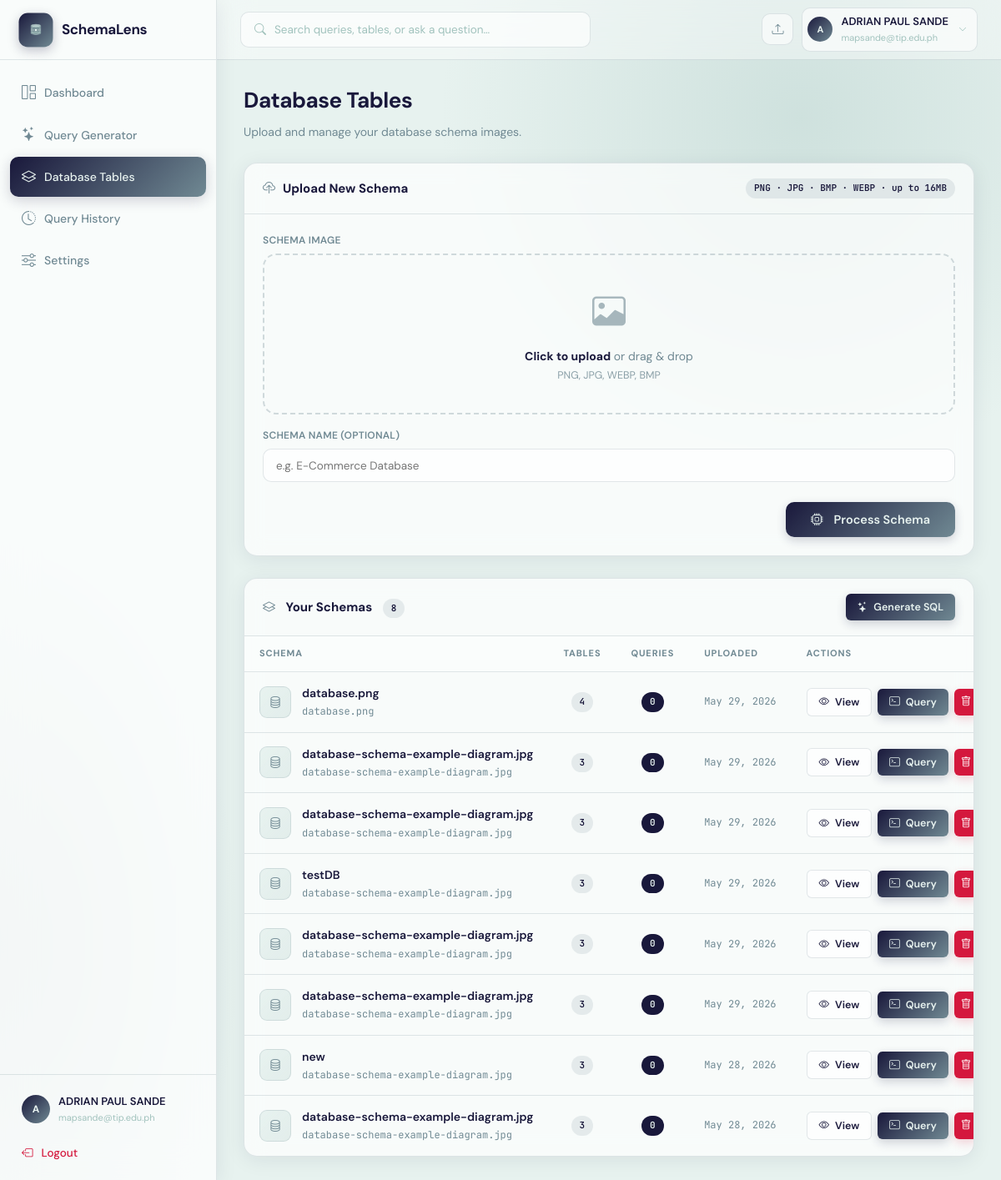
The page /schemas (signed in) on the database as committed earlier.
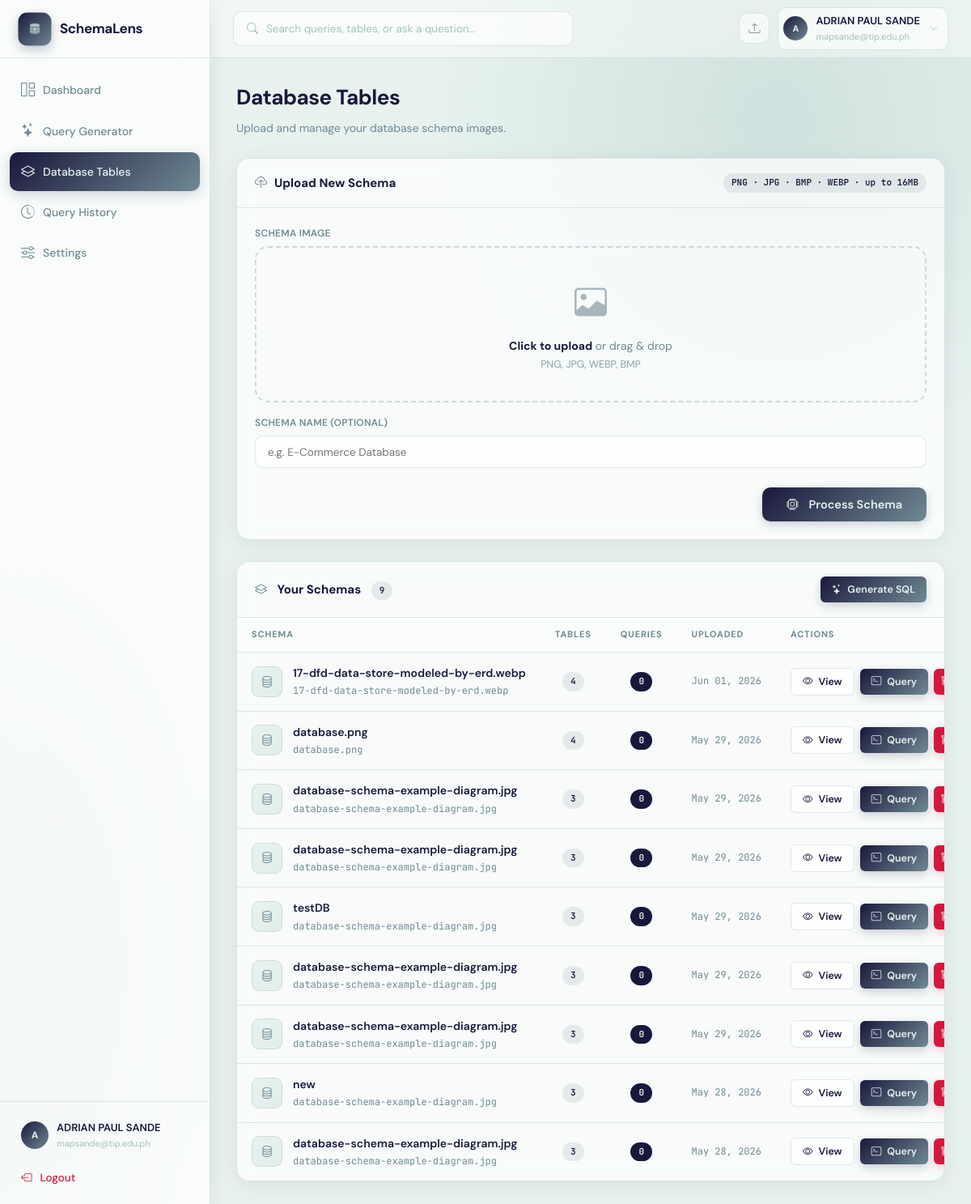
The same page on the database as committed later.
### app.py (models this page shows)
class User(UserMixin, db.Model):
    __tablename__ = "users"
    id           = db.Column(db.Integer, primary_key=True)
    name         = db.Column(db.String(120), nullable=False)
    email        = db.Column(db.String(200), unique=True, nullable=False)
    password     = db.Column(db.String(256), nullable=False)
    company      = db.Column(db.String(120), default="")
    role         = db.Column(db.String(80), default="")
    gemini_key   = db.Column(db.String(256), default="")
    created_at   = db.Column(db.DateTime, default=datetime.datetime.utcnow)
    agreement_accepted = db.Column(db.Boolean, default=False)
    agreement_accepted_at = db.Column(db.DateTime, nullable=True)
    schemas      = db.relationship("SchemaUpload", backref="owner", lazy=True,
                                   cascade="all, delete-orphan")
    queries      = db.relationship("QueryHistory", backref="owner", lazy=True,
                                   cascade="all, delete-orphan")

class SchemaUpload(db.Model):
    __tablename__ = "schema_uploads"
    id            = db.Column(db.Integer, primary_key=True)
    user_id       = db.Column(db.Integer, db.ForeignKey("users.id"), nullable=False)
    filename      = db.Column(db.String(256), nullable=False)
    original_name = db.Column(db.String(256), nullable=False)
    schema_name   = db.Column(db.String(120), default="")
    ocr_text      = db.Column(db.Text, default="")
    parsed_schema = db.Column(db.Text, default="")   # JSON
    confirmed_schema = db.Column(db.Text, default="")  # JSON — user-confirmed/edited version
    uploaded_at   = db.Column(db.DateTime, default=datetime.datetime.utcnow)
    queries       = db.relationship("QueryHistory", backref="schema", lazy=True,
                                    cascade="all, delete-orphan")

### app.py (the view)
@app.route("/schemas")
@login_required
def schemas():
    all_schemas = SchemaUpload.query.filter_by(user_id=current_user.id)\
                  .order_by(SchemaUpload.uploaded_at.desc()).all()
    return render_template("schemas.html", schemas=all_schemas)

### app.py (called while the page is built)
@login_manager.user_loader
def load_user(user_id):
    return db.session.get(User, int(user_id))

@app.template_filter('fromjson')
def fromjson_filter(s):
    try:
        return json.loads(s) if s else {}
    except Exception:
        return {}

### templates/schemas.html (shortened to what this page needs)
{% extends "base.html" %}
{% block content %}
<div class="page-head fade-in">
  <h1>Database Tables</h1>
  <p>Upload and manage your database schema images.</p>
</div>
<div class="card mb-4 fade-in fade-in-1" style="margin-bottom:26px;">
  <div class="card-header">
    <div class="card-title">
      <i class="bi bi-cloud-upload" style="color:var(--primary-mid);margin-right:9px;"></i>Upload New Schema
    </div>
    <span class="badge badge-mid">PNG · JPG · BMP · WEBP · up to 16MB</span>
  </div>
  <div class="card-body">
    <form method="POST" action="{{ url_for('upload_schema') }}" enctype="multipart/form-data" id="uploadForm">
      <div class="upload-grid-container">
        <div>
          <label class="label" style="margin-bottom: 6px; display: block;">Schema Image</label>
          <div class="upload-zone" id="dropZone" onclick="document.getElementById('fileInput').click()" tabindex="0" role="button">
            <div class="upload-icon"><i class="bi bi-image"></i></div>
            <div class="upload-hint" id="uploadHint">
              <strong>Click to upload</strong> or drag &amp; drop<br>
              <span style="font-size:12.5px; margin-top:4px; display:block; opacity:0.8;">PNG, JPG, WEBP, BMP</span>
            </div>
          </div>
        </div>
        <div>
          <label class="label" style="margin-bottom: 6px; display: block;">Schema Name (optional)</label>
          <input type="text" name="schema_name" class="input" placeholder="e.g. E-Commerce Database" style="width: 100%; height: 40px;">
        </div>
        <div class="upload-footer-actions">
          <button type="submit" class="btn btn-primary btn-lg" id="uploadBtn" style="min-width: 180px; justify-content:center; height: 42px;">
            <i class="bi bi-cpu" style="margin-right: 6px;"></i> Process Schema
          </button>
        </div>
      </div>
    </form>
  </div>
</div>
<div class="card fade-in fade-in-2">
  <div class="card-header">
    <div class="card-title">
      <i class="bi bi-layers" style="color:var(--primary-mid);margin-right:9px;"></i>
      Your Schemas
      <span class="badge badge-mid" style="margin-left:9px;">{{ schemas|length }}</span>
    </div>
    <a href="{{ url_for('query_page') }}" class="btn btn-primary btn-sm"><i class="bi bi-stars"></i> Generate SQL</a>
  </div>
  {% if schemas %}
  <div class="table-responsive">
    <table class="schemas-table">
      <thead>
        <tr>
          <th>Schema</th>
          <th style="text-align:center; width: 90px;">Tables</th>
          <th style="text-align:center; width: 90px;">Queries</th>
          <th style="width: 130px;">Uploaded</th>
          <th style="width: 220px;">Actions</th>
        </tr>
      </thead>
      <tbody>
        {% for s in schemas %}
        <tr>
          <td>
            <div class="schema-name-cell">
              <div class="schema-icon"><i class="bi bi-database" style="color:var(--primary-mid);font-size:15px;"></i></div>
              <div>
                <div style="font-weight:600; font-size:14px; color: var(--text);">{{ s.schema_name or s.original_name }}</div>
                <div style="font-size:12px; color:var(--text-soft); font-family:var(--mono); margin-top: 2px;">{{ s.original_name }}</div>
              </div>
            </div>
          </td>
          <td style="text-align:center;">
            {% if s.parsed_schema %}
              {% set p = s.parsed_schema | fromjson %}
              <span class="badge badge-mid">{{ p.tables | length }}</span>
            {% else %}
              <span class="badge badge-light">—</span>
            {% endif %}
          </td>
          <td style="text-align:center;">
            <span class="badge badge-dark">{{ s.queries|length }}</span>
          </td>
          <td style="font-family:var(--mono); font-size:12px; color:var(--text-soft);">
            {{ s.uploaded_at.strftime('%b %d, %Y') }}
          </td>
          <td>
            <div class="actions-cell-flex">
              <a href="{{ url_for('schema_detail', schema_id=s.id) }}" class="btn btn-outline btn-sm">
                <i class="bi bi-eye"></i> View
              </a>
              <a href="{{ url_for('query_page') }}?schema_id={{ s.id }}" class="btn btn-primary btn-sm">
                <i class="bi bi-terminal"></i> Query
              </a>
              <form method="POST" action="{{ url_for('delete_schema', schema_id=s.id) }}"
                    onsubmit="return confirm('Delete this schema and all its queries?');" style="margin:0;">
                <button type="submit" class="btn btn-danger btn-sm btn-icon">
                  <i class="bi bi-trash"></i>
                </button>
              </form>
            </div>
          </td>
        </tr>
        {% endfor %}
      </tbody>
    </table>
  </div>
  {% endif %}
</div>
{% endblock %}

### templates/base.html (shortened to what this page needs)
<!DOCTYPE html>
<html lang="en">
<head>
  <link href="https://cdn.jsdelivr.net/npm/bootstrap-icons@1.11.3/font/bootstrap-icons.css" rel="stylesheet">
  <link rel="stylesheet" href="https://cdnjs.cloudflare.com/ajax/libs/highlight.js/11.9.0/styles/github-dark.min.css">
</head>
<body>
{% if current_user.is_authenticated %}
<aside class="sidebar">
  <a href="{{ url_for('dashboard') }}" class="sidebar-logo-link">
  <div class="sidebar-logo">
    <div class="logo-icon">
    </div>
    <span class="logo-text">SchemaLens</span>
  </div>
  </a>
  <nav class="sidebar-nav">
    <a href="{{ url_for('dashboard') }}" class="nav-item {% if request.endpoint=='dashboard' %}active{% endif %}">
      <i class="bi bi-grid-1x2"></i> Dashboard
    </a>
    <a href="{{ url_for('query_page') }}" class="nav-item {% if request.endpoint=='query_page' %}active{% endif %}">
      <i class="bi bi-stars"></i> Query Generator
    </a>
    <a href="{{ url_for('schemas') }}" class="nav-item {% if request.endpoint in ['schemas','schema_detail'] %}active{% endif %}">
      <i class="bi bi-layers"></i> Database Tables
    </a>
    <a href="{{ url_for('history') }}" class="nav-item {% if request.endpoint=='history' %}active{% endif %}">
      <i class="bi bi-clock-history"></i> Query History
    </a>
    <a href="{{ url_for('settings') }}" class="nav-item {% if request.endpoint=='settings' %}active{% endif %}">
      <i class="bi bi-sliders"></i> Settings
    </a>
  </nav>
  <div class="sidebar-footer">
    <div class="user-row">
      <div class="user-avatar">{{ current_user.name[0].upper() }}</div>
      <div>
        <div class="user-name">{{ current_user.name }}</div>
        <div class="user-email">{{ current_user.email[:26] }}{% if current_user.email|length > 26 %}…{% endif %}</div>
      </div>
    </div>
    <a href="{{ url_for('logout') }}" class="logout-link">
      <i class="bi bi-box-arrow-left"></i> Logout
    </a>
  </div>
</aside>
<header class="topbar">
  <div class="search-box">
    <i class="bi bi-search"></i>
    <input type="text" placeholder="Search queries, tables, or ask a question…">
  </div>
  <div class="topbar-right">
    <a href="{{ url_for('schemas') }}" class="icon-btn" title="Upload Schema"><i class="bi bi-upload"></i></a>
    <div class="topbar-user-wrapper" id="topbarUserWrapper">
      <div class="topbar-user">
        <div class="user-avatar" style="width:30px;height:30px;font-size:11px;">{{ current_user.name[0].upper() }}</div>
        <div>
          <div class="name">{{ current_user.name }}</div>
          <div class="email">{{ current_user.email[:22] }}{% if current_user.email|length>22 %}…{% endif %}</div>
        </div>
        <i class="bi bi-chevron-down chevron-icon"></i>
      </div>
    </div>
  </div>
</header>
<div class="main">
  <div class="page">
    {% block content %}{% endblock %}
  </div>
</div>
{% else %}
{% block auth_content %}{% endblock %}
{% endif %}
</body>
</html>

### templates/schemas.html (style rules this page uses)
.page-head { margin-bottom: 26px; }
.page-head h1 { font-size: 26px; font-weight: 700; letter-spacing: -.5px; margin-bottom: 5px; color: var(--text); }
.page-head p { font-size: 14px; color: var(--text-soft); }
.upload-grid-container { display: flex; flex-direction: column; gap: 16px; }
.upload-zone { border: 2px dashed rgba(112,137,147,0.3); border-radius: var(--radius); padding: 36px 22px; text-align: center; cursor: pointer;w background: rgba(231,242,239,0.25); transition: all .2s ease-in-out; }
.upload-icon { font-size: 40px; color: var(--primary-mid); margin-bottom: 12px; opacity: .6; }
.upload-hint { font-size: 14px; color: var(--text-soft); line-height: 1.4; }
.upload-hint strong { color: var(--primary); }
.upload-footer-actions { display: flex; justify-content: flex-end; margin-top: 8px; }
.table-responsive { width: 100%; overflow-x: auto; -webkit-overflow-scrolling: touch; }
.schemas-table { width: 100%; border-collapse: collapse; white-space: nowrap; }
.schemas-table th { text-align: left; padding: 12px 18px; font-size: 11px; font-weight: 700; color: var(--text-soft); text-transform: uppercase; letter-spacing: .08em; border-bottom: 1.5px solid var(--border); background: rgba(255,255,255,0.3); }
.schemas-table td { padding: 14px 18px; border-bottom: 1px solid var(--border); font-size: 13.5px; vertical-align: middle; }
.schemas-table tr:last-child td { border-bottom: none; }
.schema-name-cell { display: flex; align-items: center; gap: 13px; }
.schema-icon { width: 38px; height: 38px; border-radius: 9px; background: linear-gradient(135deg, var(--primary-xlight), rgba(161,194,189,0.25)); display: flex; align-items: center; justify-content: center; flex-shrink: 0; border: 1px solid var(--border); }
.actions-cell-flex { display: flex; gap: 7px; align-items: center; }
.card-header { display: flex; align-items: center; justify-content: space-between; flex-wrap: wrap; gap: 12px; }

Rows that differ between the two databases and show on the page:
added SchemaUpload: schema_name "17-dfd-data-store-modeled-by-erd.webp", original_name "17-dfd-data-store-modeled-by-erd.webp", tables|length "4", queries|length "0", uploaded_at "Jun 01, 2026"
Other text that changed with them:
{{ schemas|length }}: "8" → "9"
